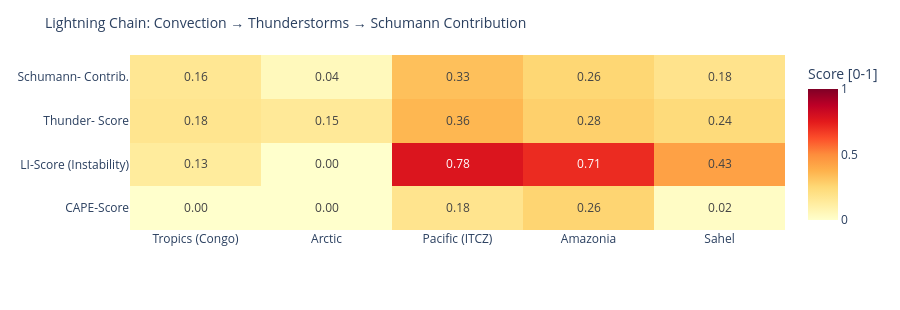

Write notebook code for a chart like this one.
### Code cell
# ============================================================
# LIGHTNING CHAIN: Convection → Thunderstorms → Schumann
# Shows the causal chain per measurement point as heatmap
# ============================================================

def cape_score(v):
    """CAPE → normalized score [0,1]"""
    if v is None or pd.isna(v): return 0.0
    return min(1.0, float(v) / 3000)

def li_score(v):
    """Lifted Index: negative = unstable → score [0,1]"""
    if v is None or pd.isna(v): return 0.3
    return min(1.0, max(0.0, (-float(v) + 6) / 12))

def cloud_score(v):
    if v is None or pd.isna(v): return 0.3
    return float(v) / 100

def thunder_score(row):
    """Kombinierter Gewitterwahrscheinlichkeits-Score
    CAPE + LI + Bedeckung + WMO-Gewitter + konvektiver Niederschlag (showers)
    Hinweis: X-Ray und Kp sind kein Bestandteil – nur geomagn./solarer Kontext.
    """
    cs = cape_score(row.get('cape'))
    ls = li_score(row.get('li'))
    cl = cloud_score(row.get('cloud'))
    t  = 1.0 if row.get('thunderstorm') else 0.0
    # Convective precipitation (showers) as additional indicator
    sh = min(1.0, (row.get('showers') or 0) / 5.0)
    return round(cs * 0.30 + ls * 0.25 + cl * 0.15 + t * 0.20 + sh * 0.10, 3)

def schumann_contribution(t_score, lat):
    """Schumann contribution: higher in tropics (±30°), scaled by thunderstorm score"""
    lat_weight = max(0.3, 1.0 - abs(lat) / 60)
    return round(t_score * lat_weight, 3)

df_atm['cape_score']   = df_atm.apply(lambda r: cape_score(r['cape']), axis=1)
df_atm['li_score']     = df_atm.apply(lambda r: li_score(r['li']),    axis=1)
df_atm['thunder_score']= df_atm.apply(lambda r: thunder_score(r.to_dict()), axis=1)
df_atm['schumann_contribution'] = df_atm.apply(
    lambda r: schumann_contribution(r['thunder_score'], r['lat']), axis=1)

metrics = ['cape_score', 'li_score', 'thunder_score', 'schumann_contribution']
labels  = ['CAPE-Score', 'LI-Score\n(Instability)', 'Thunder-\nScore', 'Schumann-\nContrib.']
z_data  = [df_atm[m].tolist() for m in metrics]

fig = go.Figure(go.Heatmap(
    z=z_data,
    x=df_atm['point'].tolist(),
    y=labels,
    colorscale='YlOrRd',
    zmin=0, zmax=1,
    text=[[f'{v:.2f}' for v in row] for row in z_data],
    texttemplate='%{text}', textfont=dict(size=12),
    colorbar=dict(title='Score [0-1]')
))
fig.update_layout(
    title=dict(text='Lightning Chain: Convection → Thunderstorms → Schumann Contribution', font=dict(size=14)),
    height=310,
    plot_bgcolor='rgba(0,0,0,0)', paper_bgcolor='rgba(0,0,0,0)',
    margin=dict(l=130, r=80, t=55, b=80)
)
fig.show()

### Figure 1 — Plotly figure (JSON) as saved in the notebook; plotly's stock layout.template omitted (floating-point values rounded to 4 significant figures)
{"data": [{"colorbar": {"title": {"text": "Score [0-1]"}}, "colorscale": [[0.0, "rgb(255,255,204)"], [0.125, "rgb(255,237,160)"], [0.25, "rgb(254,217,118)"], [0.375, "rgb(254,178,76)"], [0.5, "rgb(253,141,60)"], [0.625, "rgb(252,78,42)"], [0.75, "rgb(227,26,28)"], [0.875, "rgb(189,0,38)"], [1.0, "rgb(128,0,38)"]], "text": [["0.00", "0.00", "0.18", "0.26", "0.02"], ["0.13", "0.00", "0.78", "0.71", "0.43"], ["0.18", "0.15", "0.36", "0.28", "0.24"], ["0.16", "0.04", "0.33", "0.26", "0.18"]], "textfont": {"size": 12}, "texttemplate": "%{text}", "type": "heatmap", "x": ["Tropics (Congo)", "Arctic", "Pacific (ITCZ)", "Amazonia", "Sahel"], "y": ["CAPE-Score", "LI-Score\n(Instability)", "Thunder-\nScore", "Schumann-\nContrib."], "z": [[0.0, 0.0, 0.18, 0.2633, 0.02], [0.1333, 0.0, 0.775, 0.7083, 0.4333], [0.176, 0.15, 0.359, 0.279, 0.236], [0.164, 0.045, 0.329, 0.256, 0.185]], "zmax": 1, "zmin": 0}], "layout": {"height": 310, "margin": {"b": 80, "l": 130, "r": 80, "t": 55}, "paper_bgcolor": "rgba(0,0,0,0)", "plot_bgcolor": "rgba(0,0,0,0)", "title": {"font": {"size": 14}, "text": "Lightning Chain: Convection → Thunderstorms → Schumann Contribution"}}}
